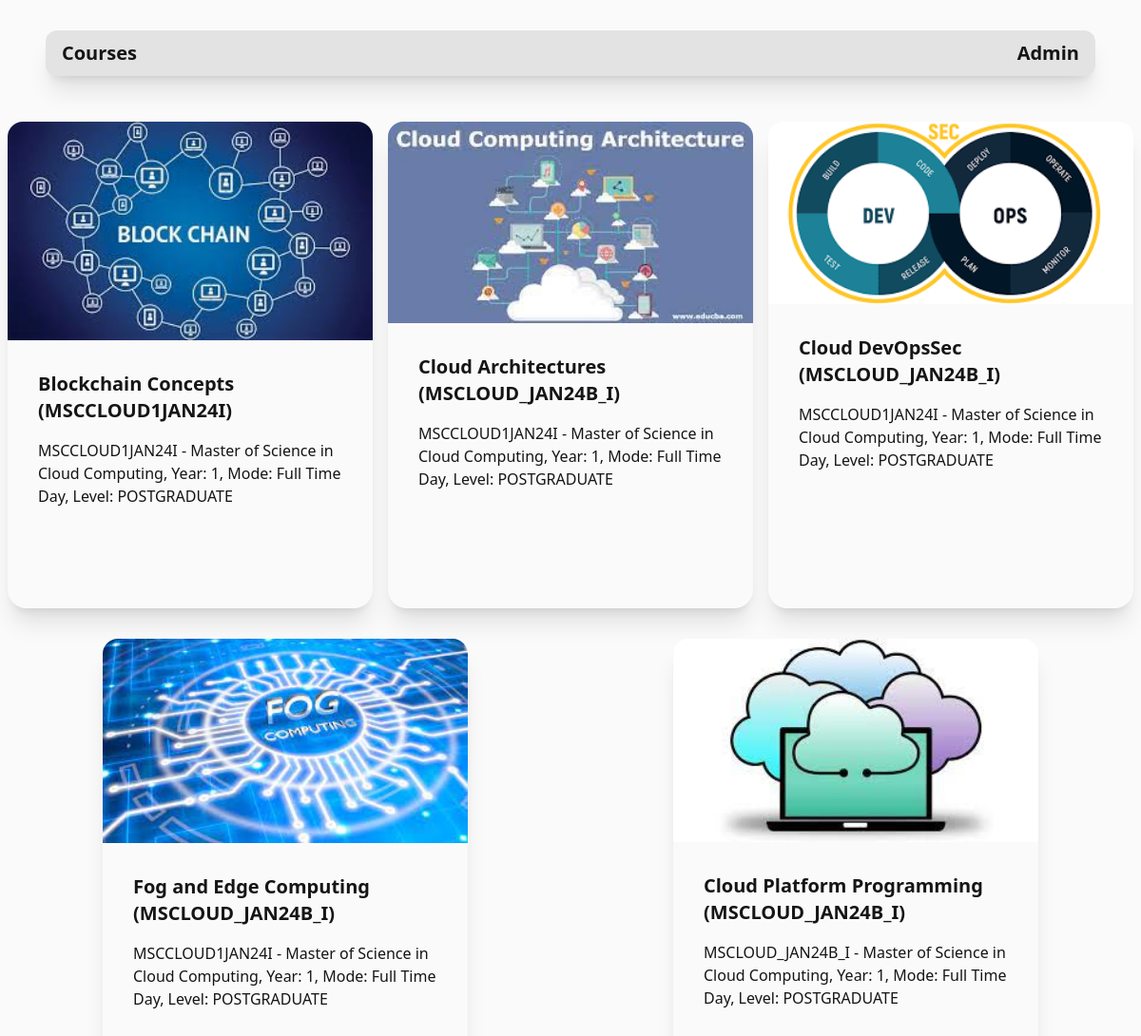
The page / on the database its author committed.
### modules/models.py (models this page shows, shortened)
class Module(models.Model):
    name = models.CharField(max_length=100)
    description = models.TextField()
    image = models.ImageField(upload_to="images/",blank=True, null=True)

### modules/views.py (the view)
# urls.py: path('', views.index, name='index'),
def index(request):
    module = Module.objects.all()
    context = {'modules': module}
    return render(request, 'modules/index.html', context)

### modules/templates/modules/index.html
{% extends "modules/base.html" %}
{% block content %}
<div class="flex flex-col">
<div class="flex bg-base-200 flex-row rounded-xl mx-12 my-8 shadow-xl">
  <div class="flex-1">
    <a class="btn btn-ghost text-xl" href="/">Courses</a>
  </div>
  <div class="flex-none">
    <a class="btn btn-ghost text-xl" href="/admin">Admin</a>
  </div>
</div>
<div class="flex flex-wrap justify-around" >
    {% for module in modules %}
    <a href="/module/{{module.id}}/">
        <div class="flex card w-96 h-[32rem] bg-base shadow-xl mt-4 mb-4 opacity-100 transition duration-300 ease-in-out hover:opacity-80 cursor-pointer" onclick="">
            <div class="flex-1 rounded-t-2xl">
            <img src="{{ MEDIA_URL }}{{ module.image }}" class="w-full object-cover rounded-t-2xl flex-1"/>
            <div class="card-body flex self-end flex-col flex-1">
                <h2 class="card-title mb-2">{{module.name}}</h2>
                <p class=" text-base">{{module.description}}</p>
            </div>
            </div>
        </div>
    </a>
    {% endfor %}
</div>
</div>
{% endblock content %}

### rows shown on the page
Module: image (picture), name "Blockchain Concepts (MSCCLOUD1JAN24I)", description "MSCCLOUD1JAN24I - Master of Science in Cloud Computing, Year: 1, Mode: Full Time Day, Level: POSTGRADUATE"
Module: image (picture), name "Cloud Architectures (MSCLOUD_JAN24B_I)", description "MSCCLOUD1JAN24I - Master of Science in Cloud Computing, Year: 1, Mode: Full Time Day, Level: POSTGRADUATE"
Module: image (picture), name "Cloud DevOpsSec (MSCLOUD_JAN24B_I)", description "MSCCLOUD1JAN24I - Master of Science in Cloud Computing, Year: 1, Mode: Full Time Day, Level: POSTGRADUATE"
Module: image (picture), name "Fog and Edge Computing (MSCLOUD_JAN24B_I)", description "MSCCLOUD1JAN24I - Master of Science in Cloud Computing, Year: 1, Mode: Full Time Day, Level: POSTGRADUATE"
Module: image (picture), name "Cloud Platform Programming (MSCLOUD_JAN24B_I)", description "MSCLOUD_JAN24B_I - Master of Science in Cloud Computing, Year: 1, Mode: Full Time Day, Level: POSTGRADUATE"
